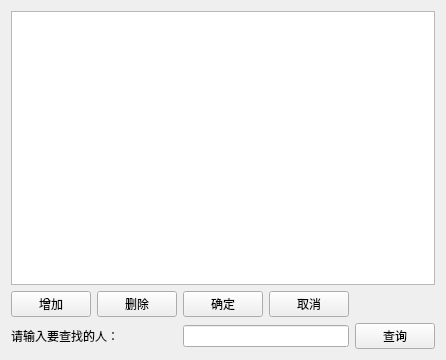
<?xml version="1.0" encoding="UTF-8"?>
<ui version="4.0">
 <class>Widget</class>
 <widget class="QWidget" name="Widget">
  <property name="geometry">
   <rect>
    <x>0</x>
    <y>0</y>
    <width>388</width>
    <height>360</height>
   </rect>
  </property>
  <property name="windowTitle">
   <string>Widget</string>
  </property>
  <layout class="QGridLayout" name="gridLayout">
   <item row="1" column="2">
    <widget class="QPushButton" name="buttonSure">
     <property name="text">
      <string>确定</string>
     </property>
    </widget>
   </item>
   <item row="1" column="3">
    <widget class="QPushButton" name="buttonCancel">
     <property name="text">
      <string>取消</string>
     </property>
    </widget>
   </item>
   <item row="0" column="0" colspan="5">
    <widget class="QTableView" name="tableView"/>
   </item>
   <item row="1" column="0">
    <widget class="QPushButton" name="buttonAdd">
     <property name="text">
      <string>增加</string>
     </property>
    </widget>
   </item>
   <item row="1" column="1">
    <widget class="QPushButton" name="buttonDel">
     <property name="text">
      <string>删除</string>
     </property>
    </widget>
   </item>
   <item row="3" column="4">
    <widget class="QPushButton" name="buttonSearch">
     <property name="text">
      <string>查询</string>
     </property>
    </widget>
   </item>
   <item row="3" column="2" colspan="2">
    <widget class="QLineEdit" name="lineEdit"/>
   </item>
   <item row="3" column="0" colspan="2">
    <widget class="QLabel" name="label">
     <property name="text">
      <string>请输入要查找的人：</string>
     </property>
    </widget>
   </item>
  </layout>
 </widget>
 <layoutdefault spacing="6" margin="11"/>
 <resources/>
 <connections/>
</ui>
